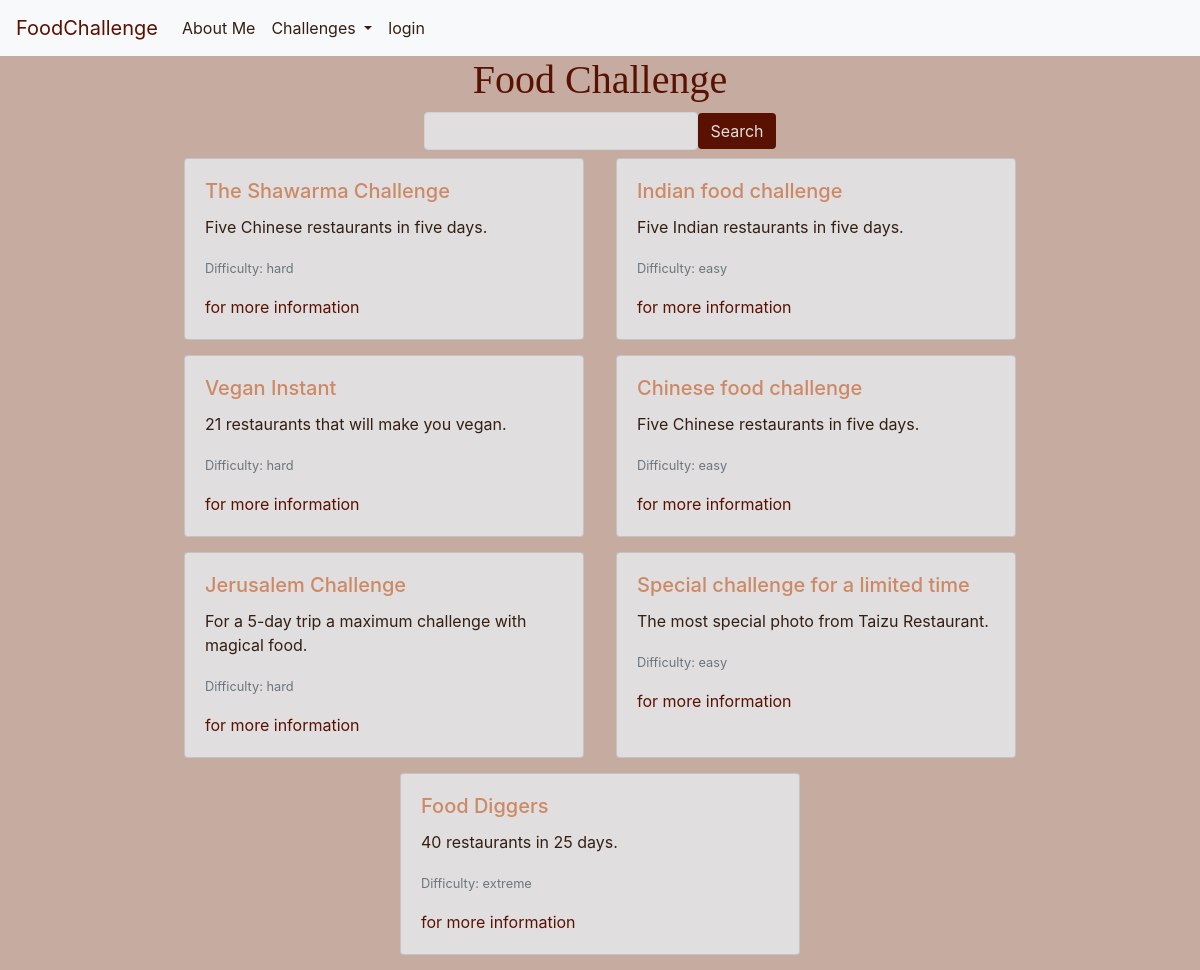
The app's page /, older data.
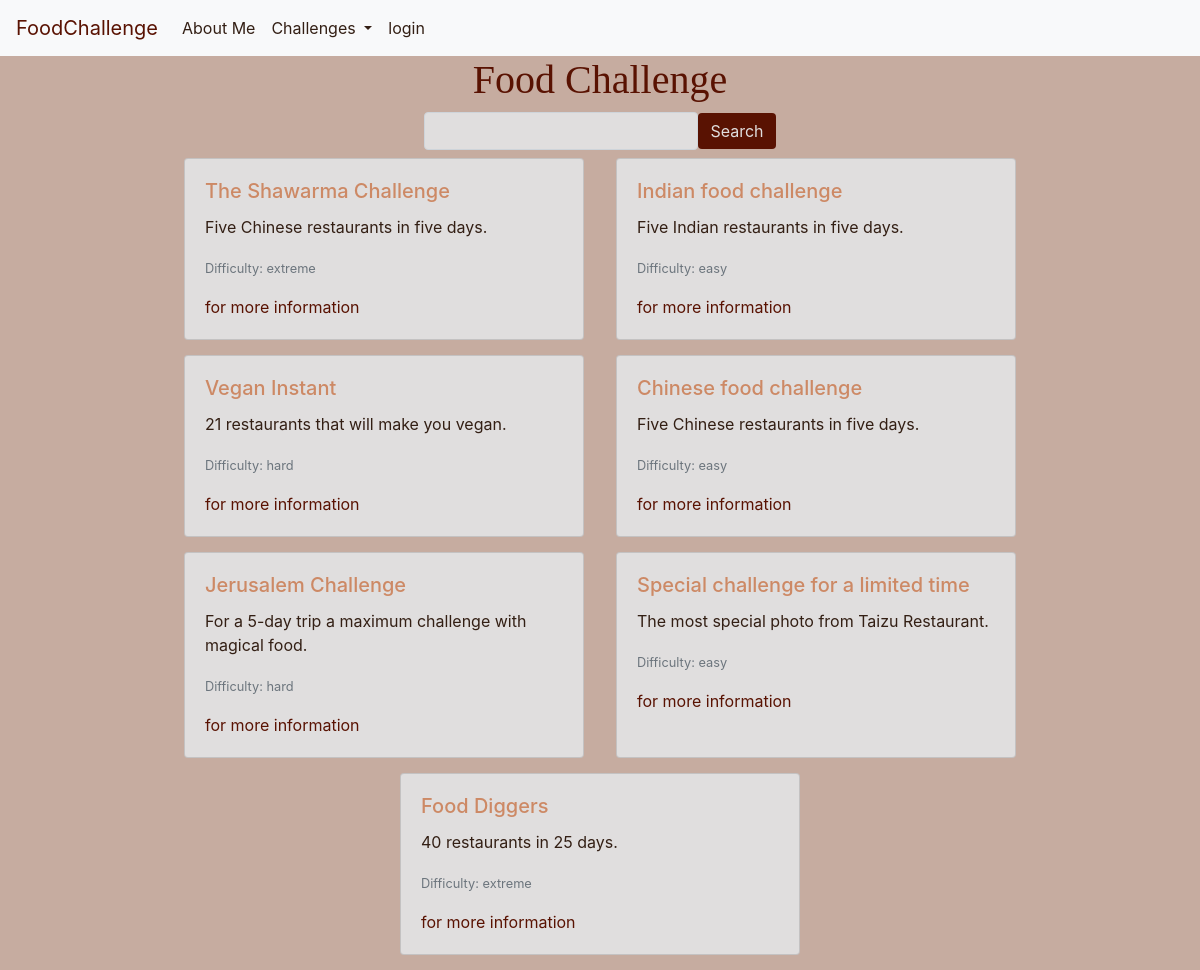
The same page, newer data.
### core/models.py (models this page shows, shortened)
class Challenge(models.Model):
    name = models.CharField(max_length=200)
    summary = models.CharField(max_length=200)
    description = models.TextField()
    class Level(models.IntegerChoices):
        EASY = 1, "easy"
        MEDIUM = 2, "medium"
        HARD = 3, "hard"
        EXTREME = 4, "extreme"
    level = models.IntegerField(choices=Level.choices)

### core/views.py (the view)
# urls.py: path('', views.home, name='home'),
def home(request):
    c = Challenge.objects.all().order_by('?')
    d = {'object_list': c}
    return render(request, 'core/home.html', d)

### core/base_views.py (called while the page is built)
def challenge_list(request):
    challenge_list = [
        "Chinese food challenge",
        "Vegan Instant",
        "Food Diggers",
        "Indian food challenge",
        "Special challenge for a limited time",
        "Jerusalem Challenge",
        "The Shawarma Challenge",
    ]
    return {'challenge_list': challenge_list}

### core/templates/core/home.html (shortened to what this page needs)
{% extends 'core/base.html' %}
{% block content %}
    <div class="homePage">
    <div class="containers">
        <div class="header">
            <h1>Food Challenge</h1>
        </div>
        <form class="form-inline" action="{% url 'search' %}">
            <div class="form-group mb-2">
                <input type="search" class="form-control" id="search" name="q">
            </div>
            <button class="btn btn-home" type="submit">Search</button>
        </form>
        <div class="row kill-margin">
            {% for c in object_list %}
                <div class="card col-xs-12 col-sm-12 col-md-6 col-lg-4">
                <div class="card-body">
                    <h5 class="card-title">{{ c.name }}</h5>
                    <p class="card-text">{{ c.summary }}.</p>
                    <p class="card-text"><small class="text-muted">Difficulty: {{ c.get_level_display }}</small></p>
                    <a href="{% url 'select' c.id %}" class="card-link">for more information</a>
                </div>
                </div>
            {% endfor %}
            </div>
        </div>
    </div>
{% endblock %}

Row changes from the older to the newer data that the page shows:
changed Challenge "The Shawarma Challenge": level "hard" → "extreme"
